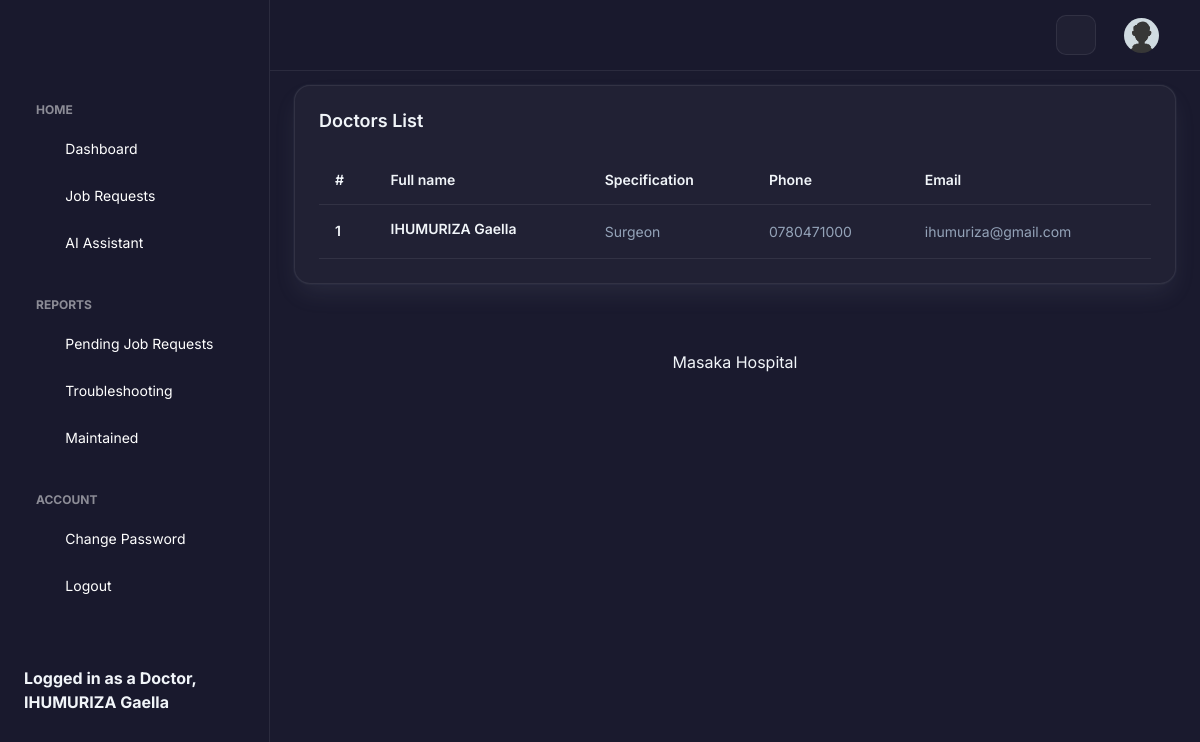
The page /run/doctors-list-d-p.php (signed in) on the database its author committed.
### tables this page shows
CREATE TABLE `doctors` (
  `id` int(11) NOT NULL,
  `fullname` varchar(100) NOT NULL,
  `specification` varchar(100) NOT NULL,
  `email` varchar(100) NOT NULL,
  `phone` varchar(100) NOT NULL,
  `password` varchar(100) NOT NULL,
  `deleted` int(1) NOT NULL DEFAULT 0
);

### run/doctors-list-d-p.php (the view, shortened to what this page needs)
<!doctype html>
<html lang="en">
<head>
  <link rel="stylesheet" href="../assets/css/styles.min.css" />
    <link rel="stylesheet" href="../assets/css/premium-theme.css" />
</head>
<body>
  <div class="page-wrapper" id="main-wrapper" data-layout="vertical" data-navbarbg="skin6" data-sidebartype="full" data-sidebar-position="fixed" data-header-position="fixed">
    <aside class="left-sidebar">
      <div>
        <div class="brand-logo d-flex align-items-center justify-content-between">
        </div>
        <?php include('doctor-menu.php'); ?>
      </div>
    </aside>
    <div class="body-wrapper">
      <header class="app-header">
        <nav class="navbar navbar-expand-lg navbar-light">
          <div class="navbar-collapse justify-content-end px-0" id="navbarNav">
            <ul class="navbar-nav flex-row ms-auto align-items-center justify-content-end">
              <li class="nav-item"><button class="theme-toggle-btn" title="Toggle Theme"><i class="ti ti-sun"></i></button></li>
              <li class="nav-item dropdown">
                <a class="nav-link nav-icon-hover" href="javascript:void(0)" id="drop2" data-bs-toggle="dropdown" aria-expanded="false">
                  <img src="../assets/images/profile/user-1.jpg" alt="" width="35" height="35" class="rounded-circle">
                </a>
              </li>
            </ul>
          </div>
        </nav>
      </header>
      <div class="container-fluid">
        <div class="col-lg-12 d-flex align-items-stretch">
          <div class="card w-100">
            <div class="card-body p-4">
              <h5 class="card-title fw-semibold mb-4">Doctors List</h5>
              <div class="table-responsive">
                <table class="table text-nowrap mb-0 align-middle">
                  <thead class="text-dark fs-4">
                    <tr>
                      <th class="border-bottom-0">
                        <h6 class="fw-semibold mb-0">#</h6>
                      </th>
                      <th class="border-bottom-0">
                        <h6 class="fw-semibold mb-0">Full name</h6>
                      </th>
                      <th class="border-bottom-0">
                        <h6 class="fw-semibold mb-0">Specification</h6>
                      </th>
                      <th class="border-bottom-0">
                        <h6 class="fw-semibold mb-0">Phone</h6>
                      </th>
                      <th class="border-bottom-0">
                        <h6 class="fw-semibold mb-0">Email</h6>
                      </th>
                    </tr>
                  </thead>
                  <tbody>
                    <?php
                    include('connector.php');
                    $query = mysqli_query($connect, "SELECT * FROM doctors WHERE deleted = 0 ORDER BY id DESC");
                    $rowCount = 0;
                    while ($row = mysqli_fetch_array($query)) {
                      $rowCount ++;
                      echo "<tr>
                          <td class='border-bottom-0'>
                            <h6 class='fw-semibold mb-0'>".$rowCount."</h6>
                          </td>
                          <td class='border-bottom-0'>
                            <h6 class='fw-semibold mb-1'>" . $row['fullname'] . "</h6>
                          </td>
                           <td class='border-bottom-0'>
                            <p class='mb-0 fw-normal'>" . $row['specification'] . "</p>
                          </td>
                          <td class='border-bottom-0'>
                            <p class='mb-0 fw-normal'>" . $row['phone'] . "</p>
                          </td>
                          <td class='border-bottom-0'>
                            <p class='mb-0 fw-normal'>" . $row['email'] . "</p>
                          </td>
                        </tr>";
                    }
                    ?>
                  </tbody>
                </table>
              </div>
            </div>
          </div>
        </div>
      </div>
      <div class="py-6 px-6 text-center">
        <p class="mb-0 fs-4">Masaka Hospital</p>
      </div>
    </div>
  </div>
</body>
</html>

### assets/css/premium-theme.css (style rules this page uses)
:root { --primary-color: #3b82f6; --primary-hover: #2563eb; --bg-gradient-1: #1a1a2e; --bg-gradient-2: #16213e; --text-main: #f1f5f9; --text-muted: #94a3b8; --glass-bg: rgba(255, 255, 255, 0.03); --glass-border: rgba(255, 255, 255, 0.08); --input-bg: rgba(26, 26, 46, 0.8); --input-border: rgba(255, 255, 255, 0.1); --card-shadow: 0 25px 50px -12px rgba(0, 0, 0, 0.7); --danger: #ef4444; --success: #10b981; }
body { font-family: 'Inter', sans-serif !important; background-color: var(--bg-gradient-1); color: var(--text-main); min-height: 100vh; margin: 0; }
.body-wrapper { background: transparent !important; }
.left-sidebar { background: rgba(26, 26, 46, 0.9) !important; backdrop-filter: blur(12px); border-right: 1px solid var(--glass-border); }
.app-header { background: rgba(26, 26, 46, 0.9) !important; backdrop-filter: blur(12px); border-bottom: 1px solid var(--glass-border); }
.card { background: var(--glass-bg) !important; border: 1px solid var(--glass-border) !important; color: var(--text-main) !important; border-radius: 16px !important; }
.card-title, .card h1, .card h2, .card h3, .card h4, .card h5, .card h6 { color: var(--text-main) !important; }
.table { color: var(--text-main) !important; background: transparent !important; }
.table thead th { color: var(--text-main) !important; border-bottom: 1px solid var(--glass-border) !important; }
.table tbody td { border-bottom: 1px solid var(--glass-border) !important; color: var(--text-main) !important; }
.fw-semibold { color: var(--text-main) !important; }
p.fw-normal { color: var(--text-muted) !important; }
.theme-toggle-btn { background: var(--glass-bg); border: 1px solid var(--glass-border); color: var(--text-main); width: 40px; height: 40px; border-radius: 10px; display: flex; align-items: center; justify-content: center; cursor: pointer; font-size: 1.2rem; transition: all 0.3s ease; margin-right: 12px; }
body, .left-sidebar, .app-header, .card, .table, .sidebar-link, .sidebar-link span, .sidebar-link .hide-menu { transition: background-color 0.3s ease, color 0.3s ease, border-color 0.3s ease; }

### rows shown on the page
doctors: fullname "IHUMURIZA Gaella", specification "Surgeon", phone "0780471000", email "ihumuriza@gmail.com"

### other values the page prints
$_SESSION['hbUser_Type'] "Doctor"
$_SESSION['hbUser_Name'] "IHUMURIZA Gaella"
